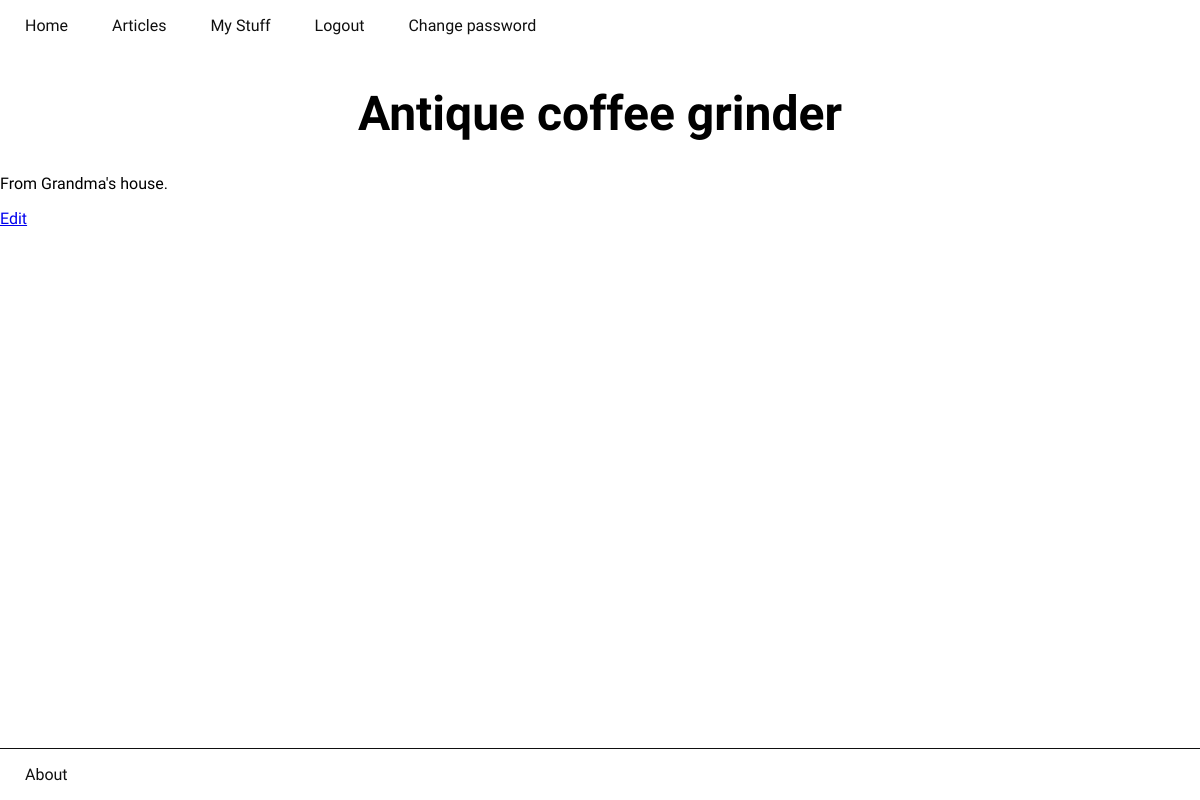
The page /things/antique-coffee-grinder/ (signed in) on the database as committed earlier.
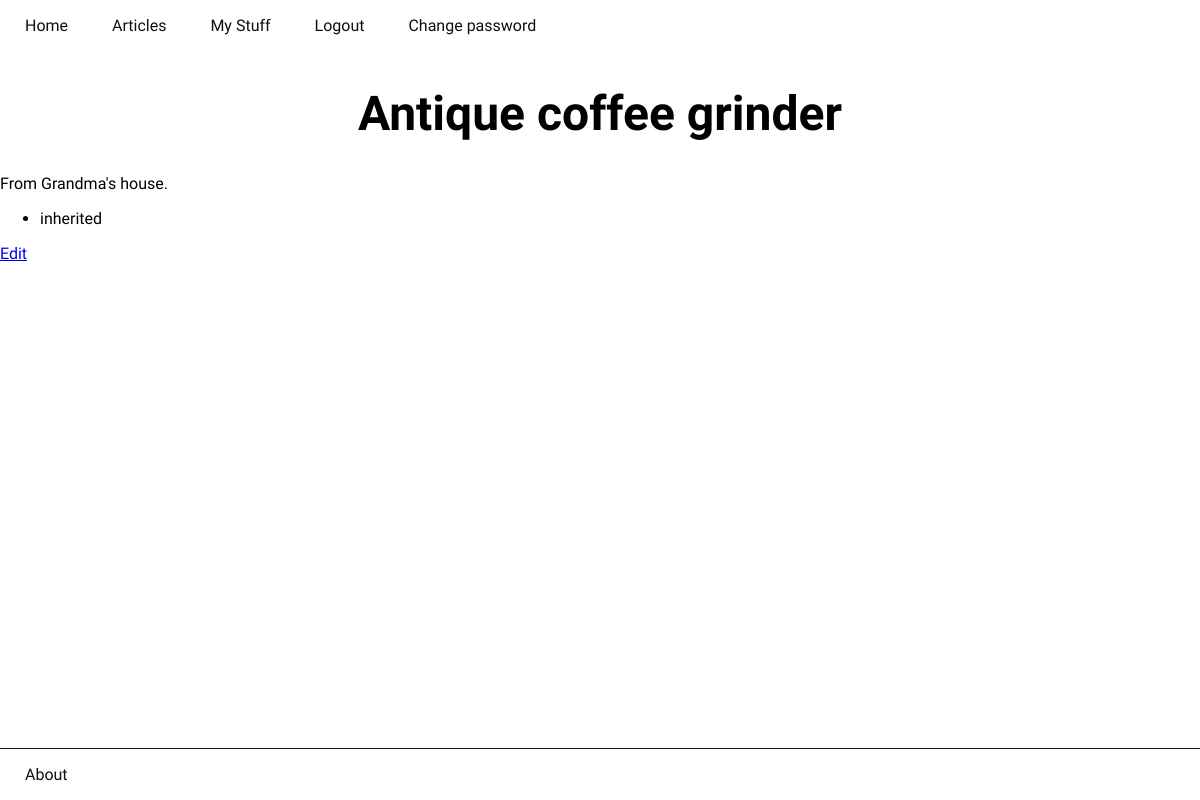
The same page on the database as committed later.
### inventory/models.py (models this page shows, shortened)
class Timestamp(models.Model):
	created = models.DateTimeField(auto_now_add=True)
	updated = models.DateTimeField(auto_now=True)
	class Meta:
		abstract = True

class Thing(Timestamp):
	name = models.CharField(max_length=255)
	description = models.TextField()
	slug = models.SlugField(unique=True)
	user = models.ForeignKey(User, blank=True, null=True)
	active = models.BooleanField(default=True)

class ThingTag(models.Model):
	TAG_OPTIONS = (
		('gift', 'gift'),
		('seasonal', 'seasonal'),
		('inherited', 'inherited'),
		('clothing', 'clothing'),
		('shoes', 'shoes'),
		('furniture', 'furniture'),
	)
	tag = models.CharField(max_length=255,
		choices=TAG_OPTIONS)
	thing = models.ForeignKey(Thing,
		related_name="tags")
	class Meta:
		verbose_name_plural = "Tags"

### inventory/views.py (the view)
# urls.py: url(r'^things/(?P<slug>[-\w]+)/$', views.thing_detail,
@login_required
def thing_detail(request, slug):
	thing = Thing.objects.get(slug=slug)
	tags = thing.tags.all()
	if (not request.user.is_superuser and thing.user != request.user):
		raise Http404
	return render (request, 'things/thing_detail.html', {
		'thing': thing,
		'tags': tags,
	})

### inventory/templates/things/thing_detail.html (shortened to what this page needs)
{% extends 'base.html' %}
{% block content %}
	<h1>{{ thing.name }}</h1>
	<p>{{ thing.description }}</p>
	{% if tags %}
	<ul>
		{% for tag in tags %}
			<li>
				{{ tag.tag}}
			</li>
		{% endfor %}
	</ul>
	{% endif %}
	{% if user == thing.user %}
		<p>
			<a href="{% url 'edit_thing' slug=thing.slug %}">
				Edit
			</a>
		</p>
	{% endif %}
{% endblock content %}

### inventory/templates/base.html (shortened to what this page needs)
{% load staticfiles %}
<!doctype html>
<html>
<head>
	<link rel="stylesheet" href="{% static 'css/style.css' %}">
</head>
<body>
	<header>
		<nav>
			<ul class="nav-menu">
				<li class="nav-menu-item">
					<a href="{% url 'home' %}">Home</a>
				</li>
				<li class="nav-menu-item">
					<a href="{% url 'articles' %}">Articles</a>
				</li>
				{% if user.is_authenticated %}
				<li class="nav-menu-item">
					<a href="{% url 'browse' %}">My Stuff</a>
				</li>
				<li class="nav-menu-item">
					<a href="{% url 'auth_logout' %}">Logout</a>
				</li>
				<li class="nav-menu-item">
					<a href="{% url 'password_change' %}">Change password</a>
				</li>
				{% endif %}
			</ul>
		</nav>
	</header>
	{% block content %}{% endblock content %}
	<footer>
		<ul>
			<li><a href="{% url 'about' %}">About</a></li>
		</ul>
	</footer>
</body>
</html>

### inventory/static/css/style.css (style rules this page uses)
body { font-family: 'Raleway', sans-serif; margin: 0; }
ul.nav-menu { padding-left: 5px; }
li.nav-menu-item { padding: 0 20px 0 20px; display: inline; }
li.nav-menu-item a { text-decoration: none; color: #0f0f0f; }
h1 { margin-top: 50px; text-align: center; font-size: 3rem; }
footer { position: fixed; bottom: 0; width: 100%; background-color: #fff; border-top: 1px solid #0f0f0f; }
footer ul { padding-left: 5px; }
footer ul li { padding: 0 20px 0 20px; display: inline; }
footer ul li a { text-decoration: none; color: #0f0f0f; }

Rows that differ between the two databases and show on the page:
added ThingTag: tag "inherited"
